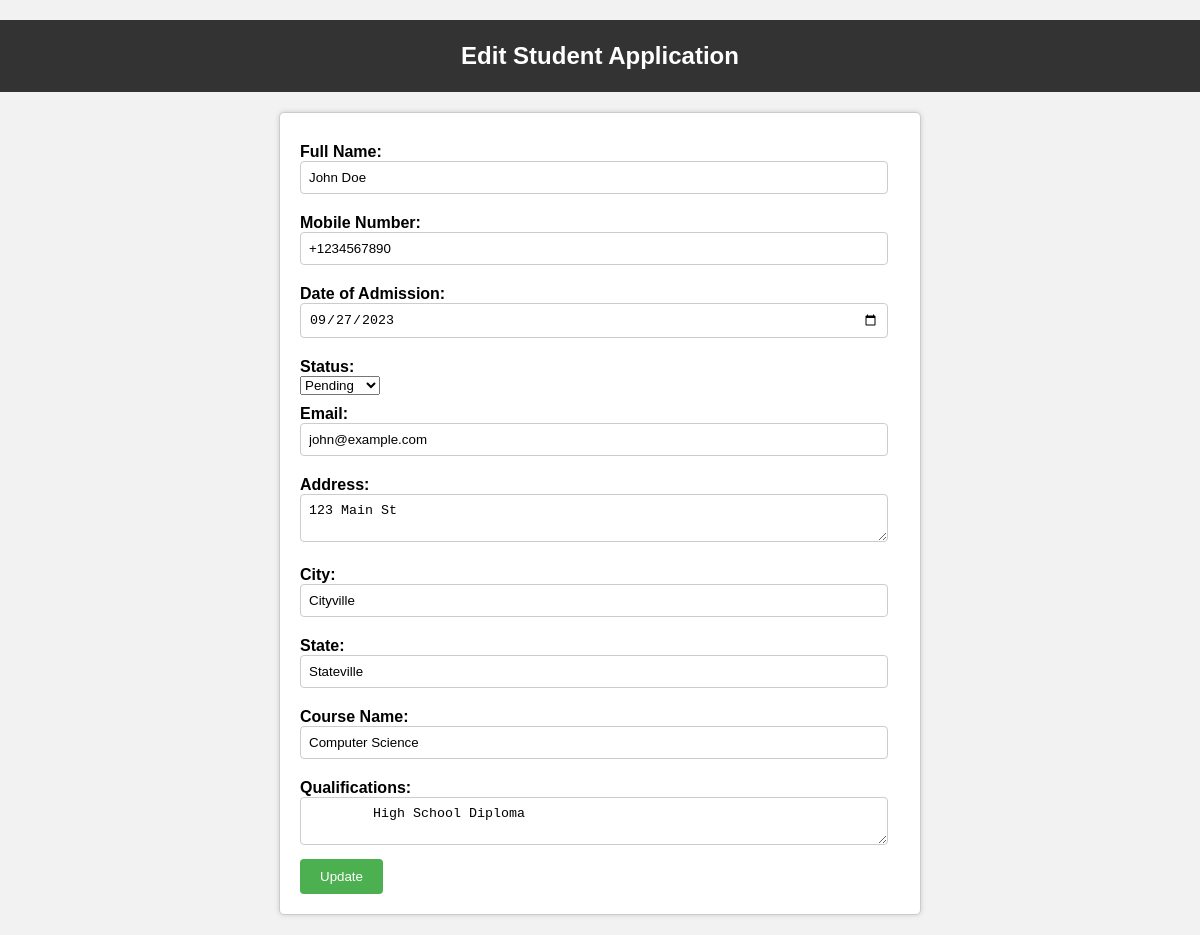
The app's page /edit.php?id=4 with its own data.
### tables this page shows
CREATE TABLE `students` (
  `id` int(11) NOT NULL,
  `name` varchar(255) DEFAULT NULL,
  `dob` date DEFAULT NULL,
  `mobile_number` varchar(15) DEFAULT NULL,
  `email` varchar(255) DEFAULT NULL,
  `address` varchar(255) DEFAULT NULL,
  `city` varchar(255) DEFAULT NULL,
  `state` varchar(255) DEFAULT NULL,
  `course` varchar(255) DEFAULT NULL,
  `date_of_admission` date DEFAULT NULL,
  `qualifications` text DEFAULT NULL,
  `photo` varchar(255) DEFAULT NULL,
  `status` enum('Pending','Approved','Rejected') DEFAULT 'Pending'
);

### edit.php (the view, shortened to what this page needs)
<?php
include("includes/db_connection.php");
if (isset($_GET['id'])) {
    $student_id = $_GET['id'];
    $sql = "SELECT * FROM students WHERE id = $student_id";
    $result = mysqli_query($conn, $sql);
    if ($result) {
        if (mysqli_num_rows($result) == 1) {
            $row = mysqli_fetch_assoc($result);
        } else {
            echo "No student found with this ID.";
        }
    } else {
        die("Error: " . mysqli_error($conn));
    }
} else {
    echo "Student ID not provided.";
}
?>
<!DOCTYPE html>
<html>
<head>
    <link rel="stylesheet" type="text/css" href="assets/css/style.css">
</head>
<body>
    <h1>Edit Student Application</h1>
    <form action="edit.php?id=<?php echo $student_id; ?>" method="POST">
        <label for="name">Full Name:</label>
        <input type="text" name="name" value="<?php echo $row['name']; ?>" required>
        <label for="mobile_number">Mobile Number:</label>
        <input type="text" name="mobile_number" value="<?php echo $row['mobile_number']; ?>" required>
        <label for="date_of_admission">Date of Admission:</label>
        <input type="date" name="date_of_admission" value="<?php echo $row['date_of_admission']; ?>" required>
        <label for="status">Status:</label>
        <select name="status">
            <option value="Pending" <?php if ($row['status'] === 'Pending') echo 'selected'; ?>>Pending</option>
        </select>
        <label for="email">Email:</label>
        <input type="email" name="email" value="<?php echo $row['email']; ?>" required>
        <label for="address">Address:</label>
        <textarea name="address" required><?php echo $row['address']; ?></textarea>
        <label for="city">City:</label>
        <input type="text" name="city" value="<?php echo $row['city']; ?>" required>
        <label for="state">State:</label>
        <input type="text" name="state" value="<?php echo $row['state']; ?>" required>
        <label for="course">Course Name:</label>
        <input type="text" name="course" value="<?php echo $row['course']; ?>" required>
        <label for="qualifications">Qualifications:</label>
        <textarea name="qualifications" required><?php echo $row['qualifications']; ?></textarea>
        <input type="submit" value="Update">
    </form>
</body>
</html>

### assets/css/style.css (style rules this page uses)
body { font-family: Arial, sans-serif; background-color: #f2f2f2; margin: 0; padding: 0; }
h1 { text-align: center; background-color: #333; color: #fff; padding: 22px; margin: 0; }
form { max-width: 600px; margin: 20px auto; padding: 20px; background-color: #fff; border: 1px solid #ccc; border-radius: 5px; box-shadow: 0px 0px 5px 0px #ccc; }
label { display: block; font-weight: bold; margin-top: 10px; }
input[type="text"], input[type="date"], input[type="email"], textarea { width: 95%; padding: 8px; margin-bottom: 10px; border: 1px solid #ccc; border-radius: 4px; }
textarea { resize: vertical; }
input[type="submit"] { background-color: #4CAF50; color: #fff; padding: 10px 20px; border: none; border-radius: 4px; cursor: pointer; }
h1 { font-size: 24px; text-align: center; margin-top: 20px; color: #fff; }

### records on screen
students: name "John Doe", mobile_number "+1234567890", date_of_admission "09/27/2023", status "Pending", email "john@example.com", address "123 Main St", city "Cityville", state "Stateville", course "Computer Science", qualifications "High School Diploma"
